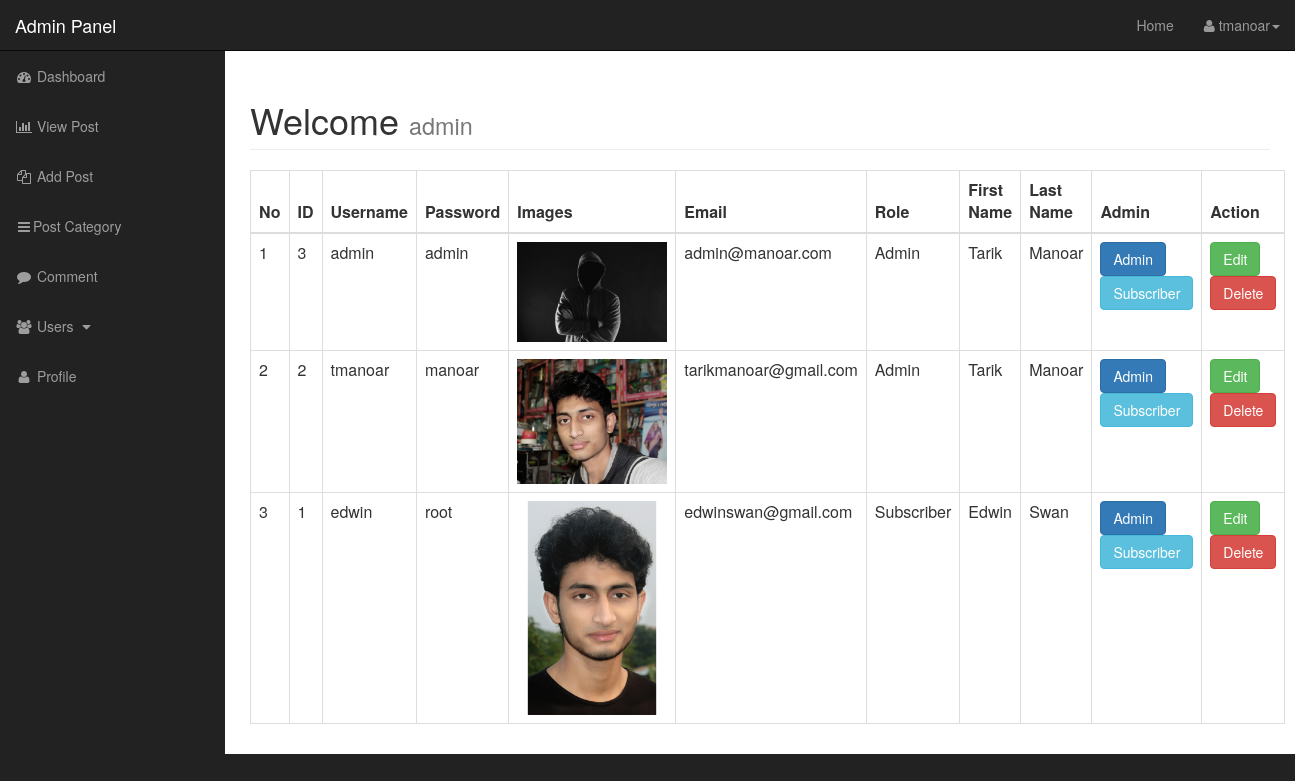
Screenshot of /admin/users.php (signed in) with the database file from the repository.
### tables this page shows
CREATE TABLE `users` (
  `user_id` int(4) NOT NULL,
  `username` varchar(25) NOT NULL,
  `user_password` varchar(55) NOT NULL,
  `user_firstname` varchar(20) NOT NULL,
  `user_lastname` varchar(20) NOT NULL,
  `user_email` varchar(25) NOT NULL,
  `user_images` text NOT NULL,
  `user_role` varchar(55) NOT NULL,
  `randSalt` varchar(55) NOT NULL
);

### admin/include/viewUsers.php (the view, shortened to what this page needs)
<div id="page-wrapper">
    <div class="container-fluid">
        <div class="row">
            <div class="col-lg-12">
                <h1 class="page-header">
                    Welcome
                    <small>admin</small>
                </h1>
            </div>
            <div class="col-lg-12">
                <table class="table table-inverse table-bordered table-dark table-hover">
                    <thead>
                        <tr>
                            <th>No</th>
                            <th>ID</th>
                            <th>Username</th>
                            <th>Password</th>
                            <th>Images</th>
                            <th>Email</th>
                            <th>Role</th>
                            <th>First Name</th>
                            <th>Last Name</th>
                            <th>Admin</th>
                            <th>Action</th>
                        </tr>
                    </thead>
                    <tbody>
                        <?php
                            $result = mysqli_query($dbconn,"SELECT * FROM users ORDER BY user_id DESC");
                            $counter = 1;
                            while ($row = mysqli_fetch_assoc($result)){
                                ?>
                                <tr>
                                    <td><?php echo $counter++; ?></td>
                                    <td><?php echo $row['user_id'] ?></td>
                                    <td><?php echo $row['username'] ?></td>
                                    <td><?php echo trim($row['user_password']) ?></td>
                                    <td><img width="150px"src="<?php echo $row['user_images'] ?>" alt="No Images "></td>
                                    <td><?php echo $row['user_email'] ?></td>
                                    <td><?php echo $row['user_role'] ?></td>
                                    <td><?php echo $row['user_firstname'] ?></td>
                                    <td><?php echo $row['user_lastname'] ?></td>
                                    <td>
                                        <a href="?admin=<?php echo $row['user_id'] ?>"><p class="btn btn-primary">Admin</p></a>
                                        <a href="?subs=<?php echo $row['user_id'] ?>"><p class="btn btn-info">Subscriber</p></a>
                                    </td>
                                    <td>
                                    	<a href="users.php?var=edit_users&edit=<?php echo $row['user_id'] ?>"><p class="btn btn-success">Edit</p></a>
                                    	<a href="users.php?delete=<?php echo $row['user_id'] ?>"><p class="btn btn-danger">Delete</p></a>
                                    </td>
                                </tr>
                        <?php } ?>
                    </tbody>
                </table>
            </div>
        </div>
    </div>
</div>

### admin/css/sb-admin.css (style rules this page uses)
body { margin-top: 100px; background-color: #222; }
@media (min-width:768px) { body { margin-top: 50px; } }
#page-wrapper { width: 100%; padding: 0; background-color: #fff; }
@media (min-width:768px) { #page-wrapper { padding: 10px; } }

### rows the page displays
users: user_id "3", username "admin", user_password "admin", user_images (picture), user_email "admin@manoar.com", user_role "Admin", user_firstname "Tarik", user_lastname "Manoar"
users: user_id "2", username "tmanoar", user_password "manoar", user_images (picture), user_email "tarikmanoar@gmail.com", user_role "Admin", user_firstname "Tarik", user_lastname "Manoar"
users: user_id "1", username "edwin", user_password "root", user_images (picture), user_email "edwinswan@gmail.com", user_role "Subscriber", user_firstname "Edwin", user_lastname "Swan"

### other values shown
$_SESSION['username'] "tmanoar"
